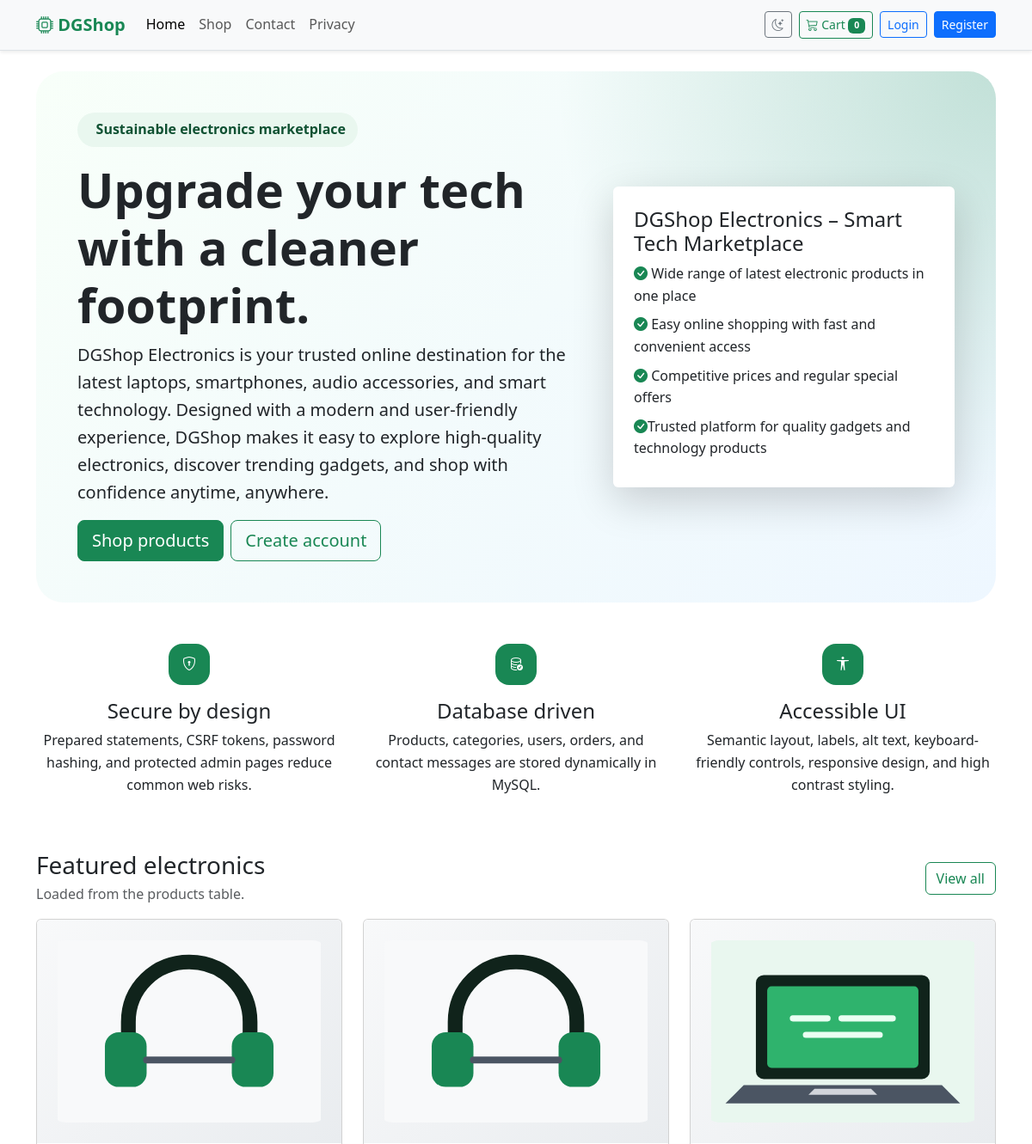
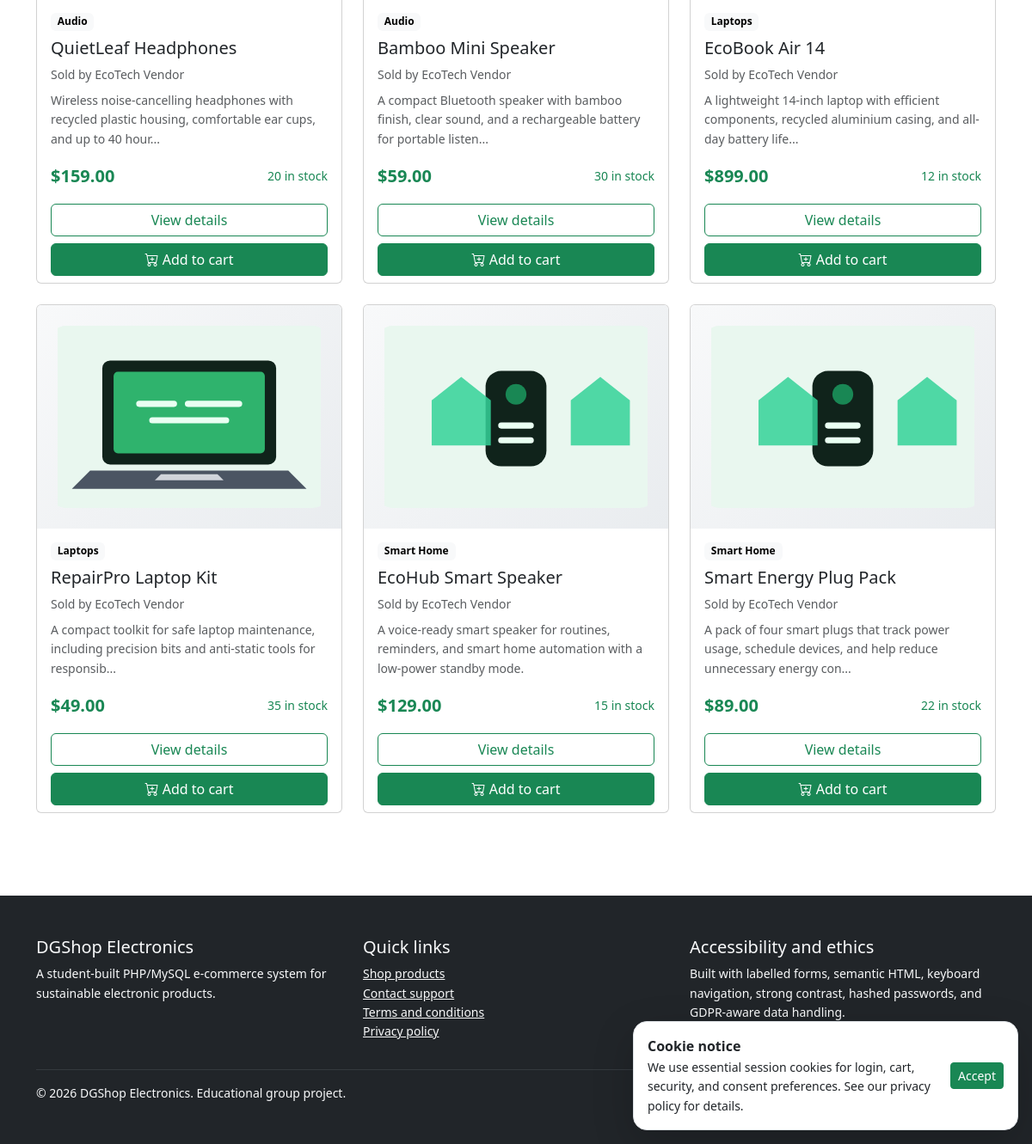
The page / on the database its author committed (2 pictures, top to bottom).
### tables this page shows
CREATE TABLE products (
  id INT UNSIGNED AUTO_INCREMENT PRIMARY KEY,
  category_id INT UNSIGNED NOT NULL,
  seller_id INT UNSIGNED NOT NULL,
  name VARCHAR(160) NOT NULL,
  brand VARCHAR(100) NOT NULL,
  description TEXT NOT NULL,
  price DECIMAL(10,2) NOT NULL,
  stock INT UNSIGNED NOT NULL DEFAULT 0,
  image_url VARCHAR(255) NOT NULL,
  is_active TINYINT(1) NOT NULL DEFAULT 1,
  created_at TIMESTAMP NOT NULL DEFAULT CURRENT_TIMESTAMP,
  updated_at TIMESTAMP NOT NULL DEFAULT CURRENT_TIMESTAMP ON UPDATE CURRENT_TIMESTAMP,
  CONSTRAINT fk_products_categories
    FOREIGN KEY (category_id) REFERENCES categories(id)
    ON DELETE RESTRICT
    ON UPDATE CASCADE,
  CONSTRAINT fk_products_sellers
    FOREIGN KEY (seller_id) REFERENCES users(id)
    ON DELETE RESTRICT
    ON UPDATE CASCADE
);

CREATE TABLE categories (
  id INT UNSIGNED AUTO_INCREMENT PRIMARY KEY,
  name VARCHAR(100) NOT NULL UNIQUE,
  description TEXT NOT NULL
);

CREATE TABLE users (
  id INT UNSIGNED AUTO_INCREMENT PRIMARY KEY,
  name VARCHAR(120) NOT NULL,
  username VARCHAR(30) NOT NULL UNIQUE,
  email VARCHAR(190) NOT NULL UNIQUE,
  password_hash VARCHAR(255) NOT NULL,
  role ENUM('admin', 'vendor', 'user') NOT NULL DEFAULT 'user',
  created_at TIMESTAMP NOT NULL DEFAULT CURRENT_TIMESTAMP
);

### includes/functions.php (called while the page is built, shortened)
<?php
require_once __DIR__ . '/../config/config.php';
function e(?string $value): string
{
    return htmlspecialchars((string) $value, ENT_QUOTES, 'UTF-8');
}
function url(string $path = ''): string
{
    $documentRoot = realpath($_SERVER['DOCUMENT_ROOT'] ?? '') ?: '';
    $projectRoot = realpath(dirname(__DIR__)) ?: '';
    $basePath = '';
    if ($documentRoot !== '' && substr($projectRoot, 0, strlen($documentRoot)) === $documentRoot) {
        $basePath = str_replace('\\', '/', substr($projectRoot, strlen($documentRoot)));
    }
    return rtrim($basePath, '/') . '/' . ltrim($path, '/');
}
function current_user(): ?array
{
    return $_SESSION['user'] ?? null;
}
function is_logged_in(): bool
{
    return current_user() !== null;
}
function featured_products(int $limit = 6): array
{
    $stmt = db()->prepare(
        'SELECT p.*, c.name AS category_name, u.name AS seller_name
         FROM products p
         JOIN categories c ON c.id = p.category_id
         JOIN users u ON u.id = p.seller_id
         WHERE p.is_active = 1
         ORDER BY p.created_at DESC
         LIMIT ?'
    );
    $stmt->bindValue(1, $limit, PDO::PARAM_INT);
    $stmt->execute();
    return $stmt->fetchAll();
}
function cart(): array
{
    return $_SESSION['cart'] ?? [];
}
function cart_count(): int
{
    return array_sum(array_map('intval', cart()));
}
function money(float $amount): string
{
    return '$' . number_format($amount, 2);
}

### config/config.php (called while the page is built, shortened)
<?php
function db(): PDO
{
    static $pdo = null;
    try {
        $dsn = 'mysql:host=' . DB_HOST . ';dbname=' . DB_NAME . ';charset=utf8mb4';
        $pdo = new PDO($dsn, DB_USER, DB_PASS, [
            PDO::ATTR_ERRMODE => PDO::ERRMODE_EXCEPTION,
            PDO::ATTR_DEFAULT_FETCH_MODE => PDO::FETCH_ASSOC,
            PDO::ATTR_EMULATE_PREPARES => false,
        ]);
    } catch (PDOException $exception) {
        render_database_setup_error($exception);
    }
    return $pdo;
}

### includes/product-card.php (the view, shortened to what this page needs)
<article class="card h-100 product-card">
    <img src="<?= e($product['image_url']) ?>" class="card-img-top product-image" alt="<?= e($product['name']) ?> product image">
    <div class="card-body d-flex flex-column">
        <span class="badge text-bg-light align-self-start mb-2"><?= e($product['category_name']) ?></span>
        <h3 class="h5 card-title"><?= e($product['name']) ?></h3>
        <p class="small text-body-secondary mb-2">Sold by <?= e($product['seller_name'] ?? 'EcoTech') ?></p>
        <?php $summary = strlen($product['description']) > 110 ? substr($product['description'], 0, 107) . '...' : $product['description']; ?>
        <p class="card-text text-body-secondary small flex-grow-1"><?= e($summary) ?></p>
        <div class="d-flex justify-content-between align-items-center">
            <strong class="fs-5 text-success"><?= money((float) $product['price']) ?></strong>
            <span class="small <?= (int) $product['stock'] > 0 ? 'text-success' : 'text-danger' ?>">
                <?= (int) $product['stock'] > 0 ? (int) $product['stock'] . ' in stock' : 'Out of stock' ?>
            </span>
        </div>
    </div>
    <div class="card-footer bg-transparent border-0 pt-0">
        <div class="d-grid gap-2">
            <a class="btn btn-outline-success" href="<?= url('product.php?id=' . (int) $product['id']) ?>">View details</a>
            <form method="post" action="<?= url('cart.php') ?>">
                <button class="btn btn-success w-100" type="submit" <?= (int) $product['stock'] <= 0 ? 'disabled' : '' ?>>
                    <i class="bi bi-cart-plus" aria-hidden="true"></i> Add to cart
                </button>
            </form>
        </div>
    </div>
</article>

### includes/header.php (shortened to what this page needs)
<?php
require_once __DIR__ . '/functions.php';
$active = $active ?? '';
?>
<!doctype html>
<html lang="en" data-bs-theme="light">
<head>
    <link href="https://cdn.jsdelivr.net/npm/bootstrap@5.3.3/dist/css/bootstrap.min.css" rel="stylesheet">
    <link href="https://cdn.jsdelivr.net/npm/bootstrap-icons@1.11.3/font/bootstrap-icons.css" rel="stylesheet">
    <link href="<?= url('assets/css/styles.css') ?>" rel="stylesheet">
</head>
<body>
<header>
    <nav class="navbar navbar-expand-lg sticky-top bg-body-tertiary border-bottom shadow-sm" aria-label="Main navigation">
        <div class="container">
            <a class="navbar-brand fw-bold text-success" href="<?= url('index.php') ?>">
                <i class="bi bi-cpu" aria-hidden="true"></i> DGShop
            </a>
            <div class="collapse navbar-collapse" id="mainNav">
                <ul class="navbar-nav me-auto mb-2 mb-lg-0">
                    <li class="nav-item"><a class="nav-link <?= $active === 'home' ? 'active' : '' ?>" href="<?= url('index.php') ?>">Home</a></li>
                    <li class="nav-item"><a class="nav-link <?= $active === 'products' ? 'active' : '' ?>" href="<?= url('products.php') ?>">Shop</a></li>
                    <li class="nav-item"><a class="nav-link <?= $active === 'contact' ? 'active' : '' ?>" href="<?= url('contact.php') ?>">Contact</a></li>
                    <li class="nav-item"><a class="nav-link <?= $active === 'privacy' ? 'active' : '' ?>" href="<?= url('privacy.php') ?>">Privacy</a></li>
                </ul>
                <div class="d-flex align-items-center gap-2">
                    <button class="btn btn-outline-secondary btn-sm" id="themeToggle" type="button" aria-label="Toggle dark and light mode">
                        <i class="bi bi-moon-stars" aria-hidden="true"></i>
                    </button>
                    <a class="btn btn-outline-success btn-sm" href="<?= url('cart.php') ?>" aria-label="Shopping cart with <?= cart_count() ?> items">
                        <i class="bi bi-cart3" aria-hidden="true"></i> Cart <span class="badge text-bg-success"><?= cart_count() ?></span>
                    </a>
                    <?php if (is_logged_in()): ?>
                        <div class="dropdown">
                            <button class="btn btn-success btn-sm dropdown-toggle" type="button" data-bs-toggle="dropdown" aria-expanded="false">
                                <?= e(current_user()['name']) ?>
                            </button>
                            <ul class="dropdown-menu dropdown-menu-end">
                                <li><a class="dropdown-item" href="<?= url('orders.php') ?>">My orders</a></li>
                                <?php if (is_vendor()): ?>
                                    <li><a class="dropdown-item" href="<?= url('vendor/dashboard.php') ?>">Vendor dashboard</a></li>
                                <?php endif; ?>
                                <?php if (is_admin()): ?>
                                    <li><a class="dropdown-item" href="<?= url('admin/dashboard.php') ?>">Admin dashboard</a></li>
                                <?php endif; ?>
                                <li><a class="dropdown-item" href="<?= url('profile.php') ?>">Profile</a></li>
                                <li><hr class="dropdown-divider"></li>
                                <li><a class="dropdown-item" href="<?= url('logout.php') ?>">Logout</a></li>
                            </ul>
                        </div>
                    <?php else: ?>
                        <a class="btn btn-outline-primary btn-sm" href="<?= url('login.php') ?>">Login</a>
                        <a class="btn btn-primary btn-sm" href="<?= url('register.php') ?>">Register</a>
                    <?php endif; ?>
                </div>
            </div>
        </div>
    </nav>
</header>
<main id="main-content">

### index.php (shortened to what this page needs)
<?php
require_once __DIR__ . '/includes/functions.php';
$active = 'home';
$featured = featured_products();
include __DIR__ . '/includes/header.php';
?>
<section class="container">
    <div class="hero p-4 p-lg-5">
        <div class="row align-items-center g-5">
            <div class="col-lg-7">
                <span class="hero-badge"><i class="bi bi-leaf" aria-hidden="true"></i> Sustainable electronics marketplace</span>
                <h1 class="display-4 fw-bold mt-3">Upgrade your tech with a cleaner footprint.</h1>
                <p class="lead">DGShop Electronics is your trusted online destination for the latest laptops, smartphones, audio accessories, and smart technology. Designed with a modern and user-friendly experience, DGShop makes it easy to explore high-quality electronics, discover trending gadgets, and shop with confidence anytime, anywhere.</p>
                <div class="d-flex flex-wrap gap-2">
                    <a class="btn btn-success btn-lg" href="<?= url('products.php') ?>">Shop products</a>
                    <a class="btn btn-outline-success btn-lg" href="<?= url('register.php') ?>">Create account</a>
                </div>
            </div>
            <div class="col-lg-5">
                <div class="card border-0 shadow-lg">
                    <div class="card-body p-4">
                        <h2 class="h4">DGShop Electronics – Smart Tech Marketplace</h2>
                        <ul class="list-unstyled mb-0">
                            <li class="mb-2"><i class="bi bi-check-circle-fill text-success" aria-hidden="true"></i> Wide range of latest electronic products in one place</li>
                            <li class="mb-2"><i class="bi bi-check-circle-fill text-success" aria-hidden="true"></i> Easy online shopping with fast and convenient access</li>
                            <li class="mb-2"><i class="bi bi-check-circle-fill text-success" aria-hidden="true"></i> Competitive prices and regular special offers</li>
                            <li class="mb-2"><i class="bi bi-check-circle-fill text-success" aria-hidden="true"></i>Trusted platform for quality gadgets and technology products</li>
                        </ul>
                    </div>
                </div>
            </div>
        </div>
    </div>
</section>
<section class="container py-5">
    <div class="row g-4 text-center">
        <div class="col-md-4">
            <div class="icon-box mb-3"><i class="bi bi-shield-lock" aria-hidden="true"></i></div>
            <h2 class="h4">Secure by design</h2>
            <p>Prepared statements, CSRF tokens, password hashing, and protected admin pages reduce common web risks.</p>
        </div>
        <div class="col-md-4">
            <div class="icon-box mb-3"><i class="bi bi-database-check" aria-hidden="true"></i></div>
            <h2 class="h4">Database driven</h2>
            <p>Products, categories, users, orders, and contact messages are stored dynamically in MySQL.</p>
        </div>
        <div class="col-md-4">
            <div class="icon-box mb-3"><i class="bi bi-universal-access" aria-hidden="true"></i></div>
            <h2 class="h4">Accessible UI</h2>
            <p>Semantic layout, labels, alt text, keyboard-friendly controls, responsive design, and high contrast styling.</p>
        </div>
    </div>
</section>
<section class="container pb-5">
    <div class="d-flex justify-content-between align-items-center mb-3">
        <div>
            <h2 class="h3 mb-1">Featured electronics</h2>
            <p class="text-body-secondary mb-0">Loaded from the products table.</p>
        </div>
        <a href="<?= url('products.php') ?>" class="btn btn-outline-success">View all</a>
    </div>
    <div class="row g-4">
        <?php foreach ($featured as $product): ?>
            <div class="col-sm-6 col-lg-4">
                <?php include __DIR__ . '/includes/product-card.php'; ?>
            </div>
        <?php endforeach; ?>
    </div>
</section>
<?php include __DIR__ . '/includes/footer.php'; ?>

### includes/footer.php (shortened to what this page needs)
    </main>
    <footer class="footer mt-5 py-5 bg-dark text-light">
        <div class="container">
            <div class="row g-4">
                <div class="col-md-4">
                    <h2 class="h5">DGShop Electronics</h2>
                    <p class="small mb-0">A student-built PHP/MySQL e-commerce system for sustainable electronic products.</p>
                </div>
                <div class="col-md-4">
                    <h2 class="h5">Quick links</h2>
                    <ul class="list-unstyled small">
                        <li><a class="link-light" href="<?= url('products.php') ?>">Shop products</a></li>
                        <li><a class="link-light" href="<?= url('contact.php') ?>">Contact support</a></li>
                        <li><a class="link-light" href="<?= url('terms.php') ?>">Terms and conditions</a></li>
                        <li><a class="link-light" href="<?= url('privacy.php') ?>">Privacy policy</a></li>
                    </ul>
                </div>
                <div class="col-md-4">
                    <h2 class="h5">Accessibility and ethics</h2>
                    <p class="small">Built with labelled forms, semantic HTML, keyboard navigation, strong contrast, hashed passwords, and GDPR-aware data handling.</p>
                </div>
            </div>
            <hr class="border-secondary">
            <p class="small mb-0">&copy; <?= date('Y') ?> DGShop Electronics. Educational group project.</p>
        </div>
    </footer>
    <div class="cookie-banner shadow-lg" id="cookieBanner" role="dialog" aria-live="polite" aria-label="Cookie notice">
        <div>
            <strong>Cookie notice</strong>
            <p class="mb-0 small">We use essential session cookies for login, cart, security, and consent preferences. See our privacy policy for details.</p>
        </div>
        <button class="btn btn-success btn-sm" type="button" id="acceptCookies">Accept</button>
    </div>
</body>
</html>

### assets/css/styles.css (style rules this page uses)
:root { --brand-green: #198754; --brand-dark: #10231b; --soft-green: #e9f7ef; }
body { font-family: system-ui, -apple-system, BlinkMacSystemFont, "Segoe UI", sans-serif; line-height: 1.6; }
.hero { background: radial-gradient(circle at top right, rgba(25, 135, 84, 0.22), transparent 32rem), linear-gradient(135deg, #f8fff9 0%, #eef7ff 100%); border-radius: 2rem; overflow: hidden; }
.hero-badge { display: inline-flex; gap: 0.5rem; align-items: center; padding: 0.45rem 0.85rem; border-radius: 999px; color: #0f5132; background: var(--soft-green); font-weight: 700; }
.product-card { transition: transform 0.2s ease, box-shadow 0.2s ease; }
.product-image { height: 260px; object-fit: cover; padding: 1.5rem; background: linear-gradient(135deg, #f8f9fa, #e9ecef); }
.icon-box { display: inline-grid; width: 3rem; height: 3rem; place-items: center; border-radius: 1rem; color: #fff; background: var(--brand-green); }
.cookie-banner { position: fixed; right: 1rem; bottom: 1rem; z-index: 1080; display: none; max-width: 28rem; gap: 1rem; align-items: center; padding: 1rem; border-radius: 1rem; background: var(--bs-body-bg); border: 1px solid var(--bs-border-color); }
.cookie-banner.show { display: flex; }

### rows shown on the page
products: image_url (picture), category.name "Audio", name "QuietLeaf Headphones", seller.name "EcoTech Vendor", description "Wireless noise-cancelling headphones with recycled plastic housing, comfortable ear cups, and up to 40 hour...", price "$159.00", stock "20"
products: image_url (picture), category.name "Audio", name "Bamboo Mini Speaker", seller.name "EcoTech Vendor", description "A compact Bluetooth speaker with bamboo finish, clear sound, and a rechargeable battery for portable listen...", price "$59.00", stock "30"
products: image_url (picture), category.name "Laptops", name "EcoBook Air 14", seller.name "EcoTech Vendor", description "A lightweight 14-inch laptop with efficient components, recycled aluminium casing, and all-day battery life...", price "$899.00", stock "12"
products: image_url (picture), category.name "Laptops", name "RepairPro Laptop Kit", seller.name "EcoTech Vendor", description "A compact toolkit for safe laptop maintenance, including precision bits and anti-static tools for responsib...", price "$49.00", stock "35"
products: image_url (picture), category.name "Smart Home", name "EcoHub Smart Speaker", seller.name "EcoTech Vendor", description "A voice-ready smart speaker for routines, reminders, and smart home automation with a low-power standby mode.", price "$129.00", stock "15"
products: image_url (picture), category.name "Smart Home", name "Smart Energy Plug Pack", seller.name "EcoTech Vendor", description "A pack of four smart plugs that track power usage, schedule devices, and help reduce unnecessary energy con...", price "$89.00", stock "22"

### other values the page prints
cart_count() "0"
